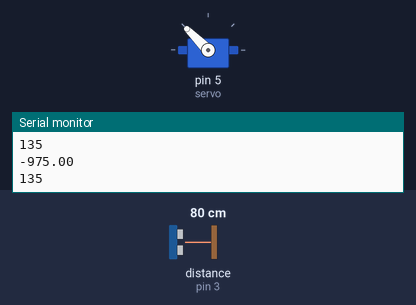
Recording of a sketch running on a simulated Arduino Uno, built with avr-gcc and run on an emulated ATmega328P. Parts: servo, the last lines printed to the serial monitor. Wiring (inferred from the names in the program): ultrasonic range finder: trigger pin 2; echo pin 3. The test bench sets the inputs (shaded band); at power-on: distance to the obstacle (sensor on pin 3) 80 cm. The echo pulse lasts 58.3 µs per cm.

Above: at 1.2 s.
1.3 s: distance to the obstacle (sensor on pin 3) set to 26 cm
At 2.3 s:
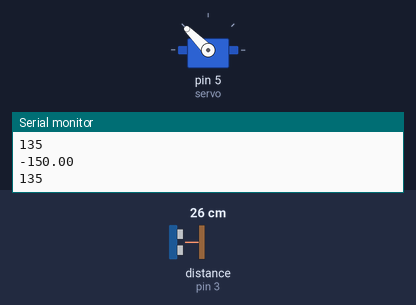
2.8 s: distance to the obstacle (sensor on pin 3) set to 22 cm
At 3.7 s:
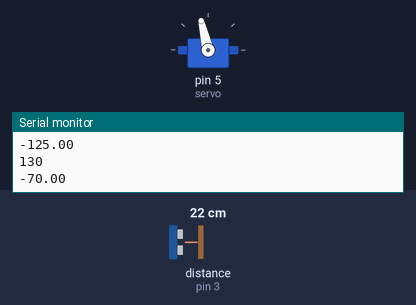
5.8 s: distance to the obstacle (sensor on pin 3) set to 18 cm
7.3 s: distance to the obstacle (sensor on pin 3) set to 2 cm
At 8.5 s:
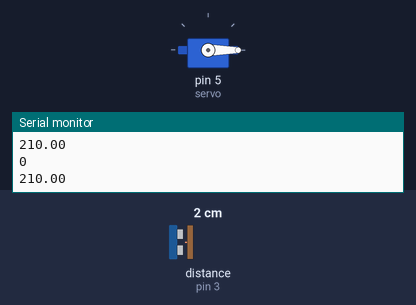
8.8 s: distance to the obstacle (sensor on pin 3) set to 8 cm
At 10.0 s:
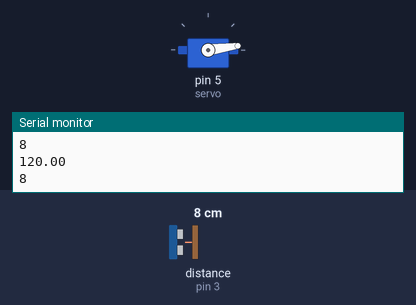
10.3 s: distance to the obstacle (sensor on pin 3) set to 10 cm
At 11.3 s:
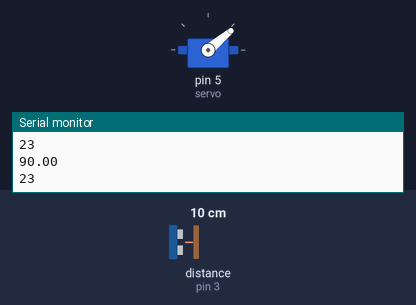
Timing chart, 0 to 14.3 s (numbered marks = the images above; inputs shaded):
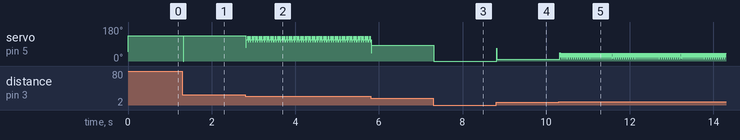

The sketch:

balanza.ino
```cpp
/*PID controller system with Arduino.
 * https://srituhobby.com
 */

#include <Servo.h>
Servo servo;

#define trig 2
#define echo 3

#define kp 15
#define ki 0//0.02
#define kd 20 //20

double priError = 0;
double toError = 0;

void setup() {
  pinMode(trig, OUTPUT);
  pinMode(echo, INPUT);
  servo.attach(5);
  Serial.begin(9600);
  servo.write(50);

}
void loop() {
  PID();
   //int a = distance();
   //Serial.println(a);
}

long distance () {
  digitalWrite(trig, LOW);
  delayMicroseconds(4);
  digitalWrite(trig, HIGH);
  delayMicroseconds(10);
  digitalWrite(trig, LOW);

  long t = pulseIn(echo, HIGH);
  long cm = t / 29 / 2;
  return cm;
}

void PID() {
  int dis = distance ();


  int setP = 15;
  double error = setP - dis;


  double Pvalue = error * kp;
  double Ivalue = toError * ki;
  double Dvalue = (error - priError) * kd;

  double PIDvalue = Pvalue + Ivalue + Dvalue;
  priError = error;
  toError += error;
  Serial.println(PIDvalue);
  int Fvalue = (int)PIDvalue;


  Fvalue = map(Fvalue, -135, 135, 135, 0);


  if (Fvalue < 0) {
    Fvalue = 0;
  }
  if (Fvalue > 135) {
    Fvalue = 135;
  }
 Serial.println(Fvalue);
  servo.write(Fvalue);
}
```

Measured:
- the behaviour switches between 23 and 22 cm on distance to the obstacle (sensor on pin 3) (found by bisection; images 1 and 2)
- the behaviour switches between 9 and 10 cm on distance to the obstacle (sensor on pin 3) (found by bisection; images 4 and 5)
- after the input at 1.3 s, servo on pin 5 (servo): 135° → 0° at once, → 135° 0.01 s later
- after the input at 2.8 s, servo on pin 5 (servo): 135° → 73° at once, then repeats every 0.06 s: 113° 0.03 s, 130° 0.01 s, 103° 0.01 s
- after the input at 7.3 s, servo on pin 5 (servo): 83° → 0° at once
- after the input at 8.8 s, servo on pin 5 (servo): 0° → 8° at once
- after the input at 10.3 s, servo on pin 5 (servo): 8° → 43° at once, then repeats every 0.05 s: 23° 0.02 s, 40° 0.01 s, 13° 0.01 s
